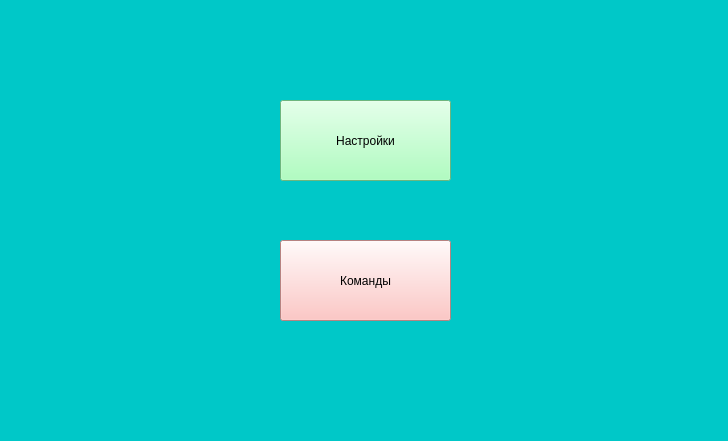
<?xml version="1.0" encoding="UTF-8"?>
<ui version="4.0">
 <class>MainWindow</class>
 <widget class="QMainWindow" name="MainWindow">
  <property name="geometry">
   <rect>
    <x>0</x>
    <y>0</y>
    <width>728</width>
    <height>441</height>
   </rect>
  </property>
  <property name="maximumSize">
   <size>
    <width>728</width>
    <height>441</height>
   </size>
  </property>
  <property name="windowTitle">
   <string>MainWindow</string>
  </property>
  <property name="styleSheet">
   <string notr="true">background-color: rgb(0, 200, 200);</string>
  </property>
  <widget class="QWidget" name="centralwidget">
   <widget class="QPushButton" name="options">
    <property name="geometry">
     <rect>
      <x>280</x>
      <y>100</y>
      <width>171</width>
      <height>81</height>
     </rect>
    </property>
    <property name="mouseTracking">
     <bool>false</bool>
    </property>
    <property name="styleSheet">
     <string notr="true">background-color: rgb(152, 255, 176);</string>
    </property>
    <property name="text">
     <string>Настройки</string>
    </property>
   </widget>
   <widget class="QPushButton" name="comands">
    <property name="geometry">
     <rect>
      <x>280</x>
      <y>240</y>
      <width>171</width>
      <height>81</height>
     </rect>
    </property>
    <property name="styleSheet">
     <string notr="true">background-color: rgb(255, 183, 180);</string>
    </property>
    <property name="text">
     <string>Команды</string>
    </property>
   </widget>
  </widget>
  <widget class="QStatusBar" name="statusBar"/>
 </widget>
 <resources/>
 <connections/>
</ui>
